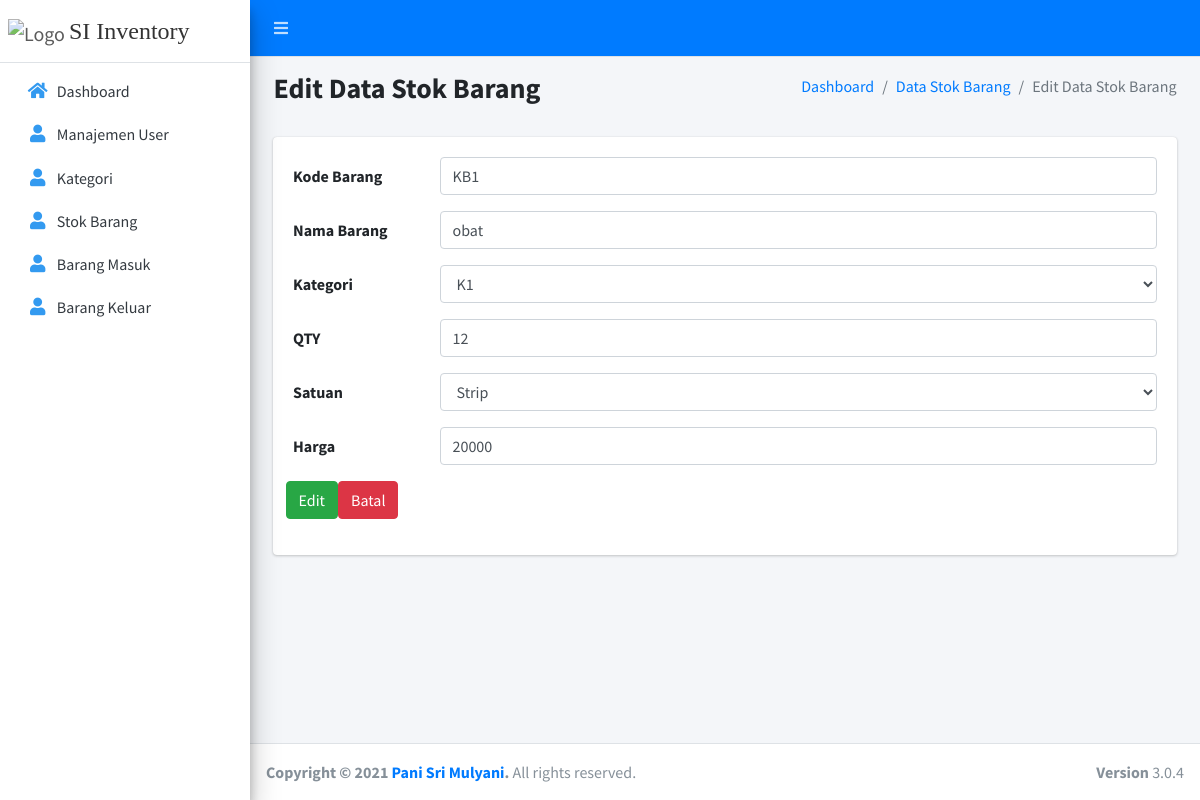
The page /admin_gudang/stok_barang/edit/5 (signed in) on the database its author committed.
### tables this page shows
CREATE TABLE `stok_barang` (
  `id_barang` int(11) NOT NULL,
  `kode_barang` varchar(191) NOT NULL,
  `nama_barang` varchar(191) NOT NULL,
  `kategori` varchar(191) NOT NULL,
  `qty` int(191) NOT NULL,
  `satuan` enum('strip','botol','tablet') NOT NULL,
  `created_by` varchar(191) DEFAULT NULL,
  `modify_by` varchar(191) DEFAULT NULL,
  `created_date` date DEFAULT NULL,
  `modify_date` date DEFAULT NULL,
  `harga` int(191) NOT NULL
);

### application/controllers/adminGudang/Barang.php (called while the page is built, shortened)
<?php
class Barang extends CI_Controller {
  public function edit($id_barang)
  {
    $data           = $this->BarangModel->get($id_barang);
    $data['konten'] = 'adminGudang/editStokBarang';
    $data['id_kategori'] = $this->KategoriModel->getAll();
		$this->load->view('adminGudang/template', $data);
  }
}

### index.php (called while the page is built, shortened)
<?php
require_once BASEPATH.'core/CodeIgniter.php';

### application/models/BarangModel.php (called while the page is built, shortened)
<?php
class BarangModel extends CI_Model {
  private $table  = 'stok_barang';
  public function get($id_barang)
  {
    return $this->db->get_where($this->table, [
      'id_barang' => $id_barang
    ])->row_array();
  }
}

### application/models/KategoriModel.php (called while the page is built, shortened)
<?php
class KategoriModel extends CI_Model {
  private $table  = 'kategori';
	public function getAll()
	{
    $this->db->select($this->table . '.*, user1.username as user_create, user2.username as user_modify');
    $this->db->join('user as user1', $this->table . '.created_by = user1.id_user');
    $this->db->join('user as user2', $this->table . '.modify_by = user2.id_user', 'left');
    return $this->db->get($this->table)->result_array();
	}
}

### application/views/adminGudang/editStokBarang.php (the view, shortened to what this page needs)
<section class="content">
  <div class="content-header">
    <div class="container-fluid">
      <div class="row mb-2">
        <div class="col-sm-6">
          <h3><b><font face=""> Edit Data Stok Barang </font></b></h3>
        </div>
        <div class="col-sm-6">
          <ol class="breadcrumb float-sm-right">
            <li class="breadcrumb-item"><a href="<?= base_url(); ?>">Dashboard</a></li>
            <li class="breadcrumb-item"><a href="<?= base_url(); ?>admin_gudang/stok_barang.html">Data Stok Barang</a></li>
            <li class="breadcrumb-item active">Edit Data Stok Barang</li>
          </ol>
        </div>
      </div>
    </div>
  </div>
  <div class="container-fluid">
    <div class="col-sm-12">
      <div class="card">
        <div class="card-body">
          <form action="<?= base_url('admin_gudang/stok_barang/edit/' . $id_barang); ?>" method="post">
            <div class="form-group row">
              <label for="staticEmail" class="col-sm-2 col-form-label">Kode Barang</label>
              <div class="col-sm-10">
                <input type="text" required class="form-control" id="staticEmail" placeholder="Masukan Kode Barang" name="kode_barang" value="<?= $kode_barang; ?>">
              </div>
            </div>
            <div class="form-group row">
              <label for="staticEmail" class="col-sm-2 col-form-label">Nama Barang</label>
              <div class="col-sm-10">
                <input type="text" required class="form-control" id="staticEmail" placeholder="Masukan Nama Barang" name="nama_barang" value="<?= $nama_barang; ?>">
              </div>
            </div>
            <div class="form-group row">
              <label for="staticEmail" class="col-sm-2 col-form-label">Kategori</label>
              <div class="col-sm-10">
                <select name="kategori" id="kategori" class="form-control" required>
                  <?php
                    foreach ($id_kategori as $key) {
                      $selected = '';
                      if ($kategori == $key['id_kategori']) {
                        $selected = 'selected';
                      }
                      echo '<option value="' . $key['id_kategori'] . '" ' . $selected . '>' . $key['kode'] . '</option>';
                    }
                  ?>
                </select>
              </div>
            </div>
            <div class="form-group row">
              <label for="staticEmail" class="col-sm-2 col-form-label">QTY</label>
              <div class="col-sm-10">
                <input type="number" required class="form-control" id="staticEmail" placeholder="Masukan QTY" name="qty" value="<?= $qty; ?>">
              </div>
            </div>
            <div class="form-group row">
              <label for="staticEmail" class="col-sm-2 col-form-label">Satuan</label>
              <div class="col-sm-10">
                <select name="satuan" id="satuan" class="form-control" required>
                  <option value="strip" <?= $satuan == 'strip' ? 'selected' : '' ; ?>>Strip</option>
                </select>
              </div>
            </div>
            <div class="form-group row">
              <label for="staticEmail" class="col-sm-2 col-form-label">Harga</label>
              <div class="col-sm-10">
                <input type="number" required class="form-control" id="staticEmail" placeholder="Masukan Harga" name="harga" value="<?= $harga; ?>">
              </div>
            </div>
            <div class="form-group row">
              <button type="submit" class="btn btn-success">Edit</button>
              <a href="<?= base_url(); ?>admin_gudang/stok_barang.html" class="btn btn-danger">Batal</a>
            </div>
          </form>
        </div>
      </div>
    </div>
  </div>
</section>

### rows shown on the page
stok_barang: kode_barang "KB1", nama_barang "obat", qty "12", satuan "Strip", harga "20000"

### other values the page prints
form field kategori "K1"
